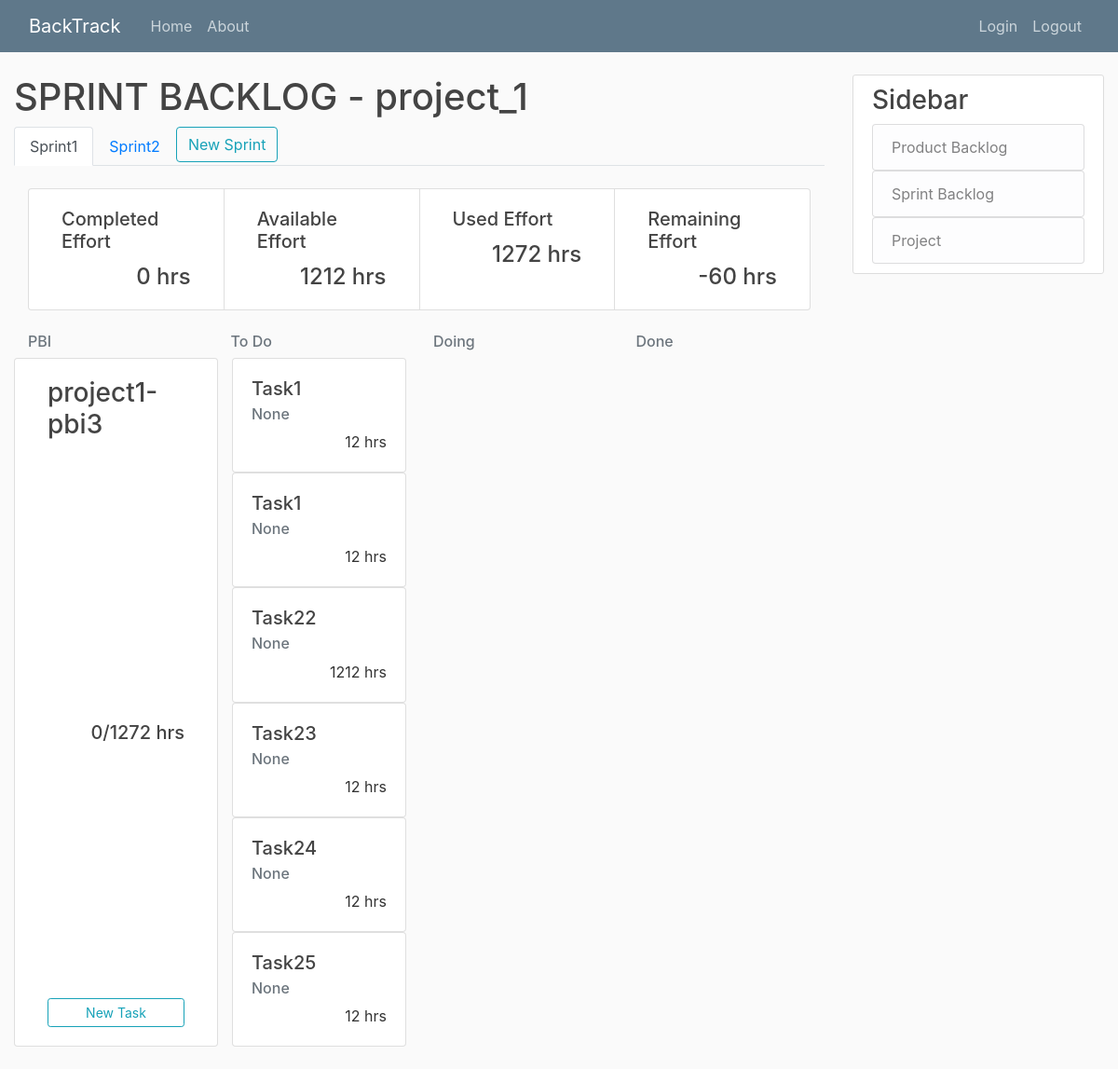
Screenshot of /project_1-sprint_21/ with the database file from the repository.
### project/models.py (models this page shows, shortened)
class Project(models.Model):
	title = models.CharField(max_length=20, unique=True)
	details = models.TextField()
	slug = models.SlugField(unique=True, default="")

### sprintBacklog/models.py (models this page shows, shortened)
class Sprint(models.Model):
	title = models.CharField(max_length=20, default="Sprint")
	available_effort = models.IntegerField()
	start_date = models.DateField(auto_now=True)
	duration = models.IntegerField("duration(week)", default=2)
	details = models.TextField(null=True)
	project = models.ForeignKey(Project, on_delete=models.CASCADE, blank=True, null=True, default=None)
	def save(self, *args, **kwargs):
		number_of_sprint = Sprint.objects.filter(project=self.project).count()
		if Sprint.objects.filter(project=self.project).count() == None:
			number_of_sprint = 1
		else:
			number_of_sprint += 1
		if self not in Sprint.objects.filter(project=self.project):
			self.title = "Sprint" + str(number_of_sprint)
		super().save(*args, **kwargs)

class Task(models.Model):
	title = models.CharField(max_length=20, default="Task")
	status_choice = [
		('To Do', 'To Do'),
		('Doing', 'Doing'),
		('Done', 'Done'),
	]
	status = models.CharField(
		max_length = 5,
		choices = status_choice,
		default ='To Do',
	)
	effort = models.IntegerField("effort(hour)")
	details = models.TextField(null=True)
	sprint = models.ForeignKey(Sprint, on_delete=models.CASCADE, default=None)
	PBI = models.ForeignKey(PBI, on_delete=models.CASCADE, default=None)
	task_owner = models.ForeignKey(User, on_delete=models.SET_NULL, default=None, null=True, blank=True)

### productBacklog/models.py (models this page shows, shortened)
class PBI(models.Model):
	priority = models.IntegerField()
	title = models.CharField(max_length=20)
	status_choice = [
		('To Do', 'To Do'),
		('Doing', 'Doing'),
		('Done', 'Done'),
	]
	status = models.CharField(
		max_length = 5,
		choices = status_choice,
		default = 'To Do',
	)
	ESP = models.IntegerField("estimated story point")
	details = models.TextField()
	project = models.ForeignKey(Project, on_delete=models.CASCADE, blank=True, null=True, default=None)
	sprint = models.ForeignKey(Sprint, on_delete=models.SET_NULL, blank=True, null=True, default=None)

### sprintBacklog/views.py (the view)
# urls.py: path('<int:sprint>/', SprintBacklogListView.as_view(), name='sprint-home'),
class SprintBacklogListView(ListView):
	model = Sprint
	template_name = 'sprintBacklog/home.html'
	context_object_name = 'sprint'
	def get_queryset(self):
		queryset = Sprint.objects.filter(project_id=self.project).order_by('pk')
		index = 1
		for s in queryset:
			s.title = "Sprint" + str(index)
			s.save()
			index += 1
		return self.sprint
	def dispatch(self, request, *args, **kwargs):
		self.project = get_object_or_404(Project, slug=kwargs['project'])
		self.sprint = Sprint.objects.get(pk=kwargs['sprint'])
		return super().dispatch(request, *args, **kwargs)
	def get_context_data(self, **kwargs):
		context = super().get_context_data(**kwargs)
		context['project'] = self.project
		context['all_sprint'] = Sprint.objects.filter(project=self.project).order_by('pk')
		context['PBI'] = PBI.objects.filter(project=self.project, status='To Do')
		task = []
		total = 0
		completed = 0
		for p in PBI.objects.filter(sprint=self.sprint):
			todo = Task.objects.filter(sprint=self.sprint).filter(status='To Do').filter(PBI=p)
			doing = Task.objects.filter(sprint=self.sprint).filter(status='Doing').filter(PBI=p)
			done = Task.objects.filter(sprint=self.sprint).filter(status='Done').filter(PBI=p)
			todoE = todo.aggregate(Sum('effort')).get('effort__sum') if todo else 0
			doingE = doing.aggregate(Sum('effort')).get('effort__sum') if doing else 0
			doneE = done.aggregate(Sum('effort')).get('effort__sum') if done else 0
			total += doneE + doingE + todoE
			completed += doneE
			tmp = {"pbi": p,
					"todo": todo,
					"doing": doing,
					"done": done,
					"finish": doneE,
					"not_finish": doingE + todoE + doneE
					}
			task.append(tmp)
		stat = {"completed": completed,
				"available": self.sprint.available_effort,
				"used": total,
				"remaining": self.sprint.available_effort - total
				}
		context['stat'] = stat
		context['task'] = task
		return context

### templates/SprintBacklog/home.html (shortened to what this page needs)
{% extends "base.html" %}
{% block content %}
	<h1>SPRINT BACKLOG - {{ project.title }}</h1>
	<ul class="nav nav-tabs" align="right">
		{% for s in all_sprint %}
		<li class="nav-item">
			{% if s.pk == sprint.pk %}
				<a class="nav-link active" href="{% url 'sprintBacklog-detail' project.slug s.pk %}">{{ s.title }}</a>
			{% else %}
				<a class="nav-link" href="{% url 'sprint-home' project.slug s.pk %}">{{ s.title }}</a>
			{% endif %}
		</li>
		{% endfor %}
		<li class="nav-item">
			<div class="btn-group" role="group" aria-label="Basic example">
			<a class="btn btn-outline-info" href="{% url 'sprintBacklog-create' project.slug %}">New Sprint</a>
			</div>
		</li>
	</ul>
	<div class="container-fluid">
	<div class="card-group">
		<div class="col-sm card">
			<div class="card-body">
				<h5 class="card-title">Completed Effort</h5>
				<h4 class="card-text" style="text-align: right">{{ stat.completed }} hrs</h4>
			</div>
		</div>
		<div class="col-sm card">
			<div class="card-body">
				<h5 class="card-title">Available Effort</h5>
				<h4 class="card-text" style="text-align: right">{{ stat.available }} hrs</h4>
			</div>
		</div>
		<div class="col-sm card">
			<div class="card-body">
				<h5 class="card-title">Used Effort</h5>
				<h4 class="card-text" style="text-align: right">{{ stat.used }} hrs</h4>
			</div>
		</div>
		<div class="col-sm card">
			<div class="card-body">
				<h5 class="card-title">Remaining Effort</h5>
				<h4 class="card-text" style="text-align: right">{{ stat.remaining }} hrs</h4>
			</div>
		</div>
	</div>
	</div>
	<div class="container">
		<div class="row">
			<div class="col-md">
				<h6 class="text-muted">PBI</h6>
			</div>
			<div class="col-md">
				<h6 class="text-muted">To Do</h6>
			</div>
			<div class="col-md">
				<h6 class="text-muted">Doing</h6>
			</div>
			<div class="col-md">
				<h6 class="text-muted">Done</h6>
			</div>
		</div>
	</div>
	{% for t in task %}
	<div class="container">
		<div class="row">
			<div class="col-sm card">
				<div class="card-body d-flex flex-column">
					<a href="#"><h3 class="card-title">{{ t.pbi.title }}</h3></a>
					<h5 class="card-text mt-auto" style="text-align: right">{{ t.finish }}/{{ t.not_finish }} hrs</h5>
					<a href="{% url 'task-create' project.slug t.pbi.sprint.pk t.pbi.pk %}" class="btn btn-outline-info btn-sm mt-auto">New Task</a>
				</div>
			</div>
			<div class="col-md">
			{% for i in t.todo %}
				<div class="card">
					<div class="card-body">
						<a href="#"><h5 class="card-title">{{ i.title }}</h5></a>
						<h6 class="card-subtitle mb-2 text-muted">{{ i.task_owner }}</h6>
						<p class="card-text" style="text-align: right;">{{ i.effort }} hrs</p>
					</div>
				</div class="card">
			{% endfor %}
			</div>
			<div class="col-md">
			</div>
			<div class="col-md">
			</div>
		</div>
	</div>
	{% endfor %}
{% endblock content %}

### productBacklog/static/PBI/main.css (style rules this page uses)
body { background: #fafafa; color: #333333; margin-top: 5rem; }
h1, h2, h3, h4, h5, h6 { color: #444444; }
ul { margin: 0; }

### rows the page displays
Project: title "project_1"
Sprint: title "Sprint1"
Sprint: title "Sprint2"
PBI: pbi "project1-pbi3", finish "0", not_finish "1272"
Task: title "Task1", task_owner "None", effort "12"
Task: title "Task1", task_owner "None", effort "12"
Task: title "Task22", task_owner "None", effort "1212"
Task: title "Task23", task_owner "None", effort "12"
Task: title "Task24", task_owner "None", effort "12"
Task: title "Task25", task_owner "None", effort "12"

### other values shown
{{ stat.completed }} "0"
{{ stat.available }} "1212"
{{ stat.used }} "1272"
{{ stat.remaining }} "-60"
